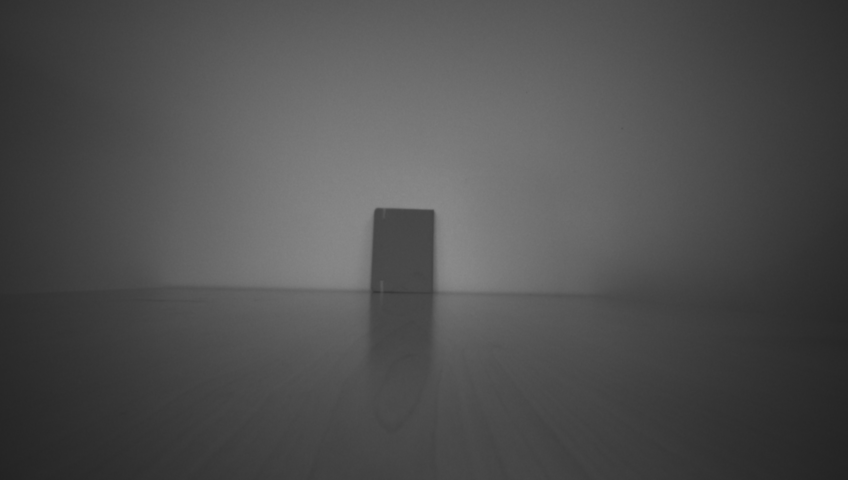
#> input picture S1/left_shot_0.png, 848 x 480 px, found by its file name
$ python Sample3.py
#> lines starting #> are read from the running program, lines starting #| are printed output that depends on the picture
import cv2
import matplotlib.pyplot as plt


# bm = cv2.StereoSGBM('MinDisparity',0,'numDisparities',16,'blockSize',3,'P1',0,'P2',0, 'disp12MaxDiff',0,'preFilterCap',0,'uniquenessRatio',0, 'speckleWindowSize',0,'speckleRange',0,'mode', )
left_1 = cv2.imread("./camera_shot/left_shot_0.png",0)
#> left_1 is the input picture: shape (480, 848); min 35, max 138, mean 79.2
right_1 = cv2.imread("./camera_shot/right_shot_0.png",0)
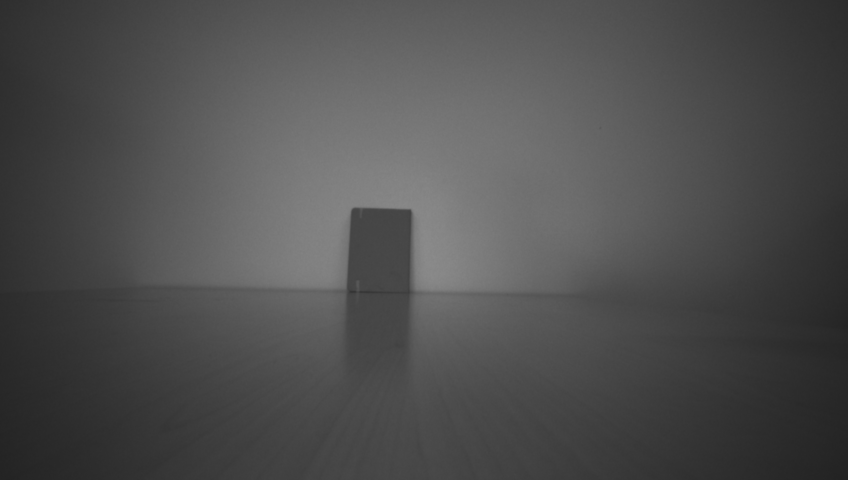
#> input picture S1/right_shot_0.png, 848 x 480 px, found by its file name
#> right_1 is the input picture: shape (480, 848); min 34, max 139, mean 78.4
# cv2.imshow("Input", right)
# cv2.imshow("Input", left)
# plt.imshow(left)

stereo_1 = cv2.StereoBM_create(numDisparities=16, blockSize=15)
stereo_2 = cv2.StereoSGBM_create(numDisparities=16, blockSize=15)
window_size = 15
stereo_3 = cv2.StereoSGBM_create(
        minDisparity=-1,
        numDisparities=5*16,  # max_disp has to be dividable by 16 f. E. HH 192, 256
        blockSize=window_size,
        P1=8 * 3 * window_size,
        # wsize default 3; 5; 7 for SGBM reduced size image; 15 for SGBM full size image (1300px and above); 5 Works nicely
        P2=32 * 3 * window_size,
        disp12MaxDiff=12,
        uniquenessRatio=10,
        speckleWindowSize=50,
        speckleRange=32,
        preFilterCap=63,
        mode=cv2.STEREO_SGBM_MODE_SGBM_3WAY
    )


disparity1 = stereo_1.compute(left_1, right_1)
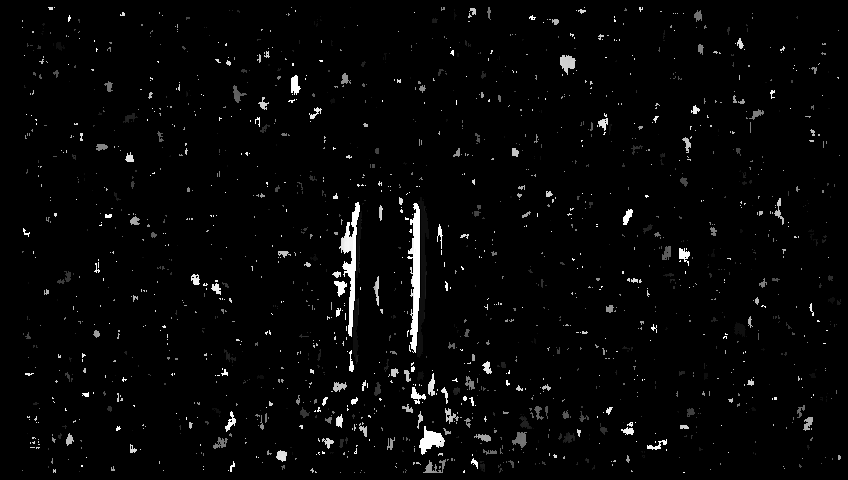
#> disparity1: shape (480, 848) int16; min -16, max 240, mean -9.5; drawn with min black and max white
disparity2 = stereo_2.compute(left_1, right_1)
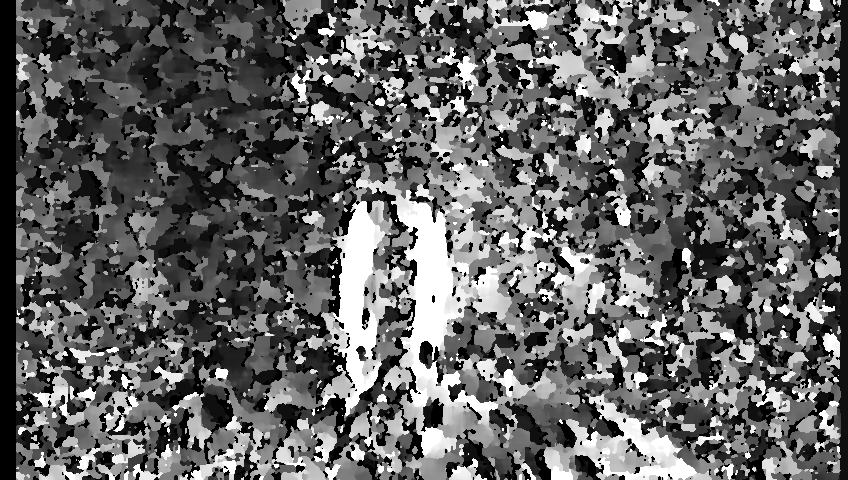
#> disparity2: shape (480, 848) int16; min -16, max 240, mean 83.9; drawn with min black and max white
disparity3 = stereo_3.compute(left_1, right_1)
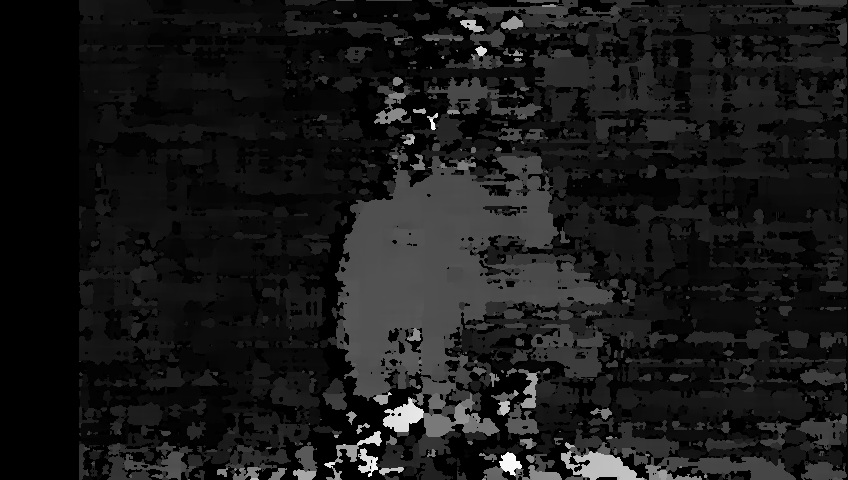
#> disparity3: shape (480, 848) int16; min -32, max 1248, mean 95.5; drawn with min black and max white

# cv2.imshow('disparity image', disparity)


plt.imshow(disparity1)
cv2.imwrite('disparity7.jpg', disparity1)
cv2.imwrite('disparity8.jpg', disparity2)
cv2.imwrite('disparity9.jpg', disparity3)
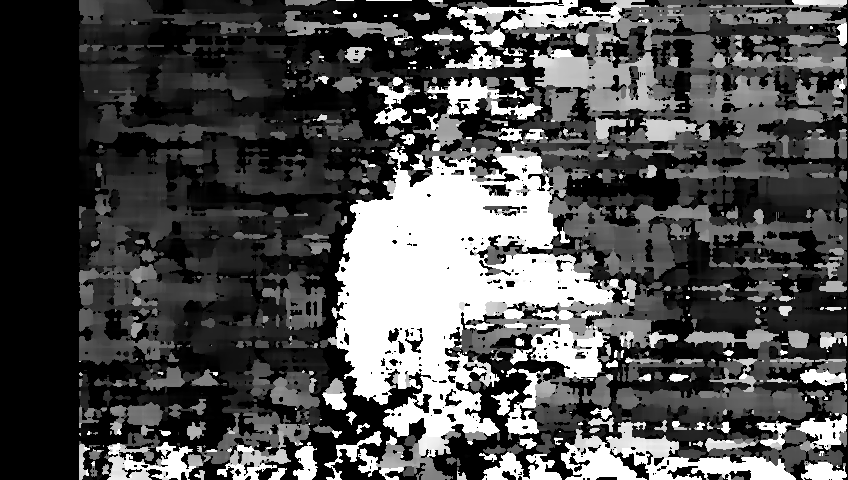
#> saved as disparity9.jpg: shape (480, 848); min 0, max 255, mean 79.7
cv2.waitKey(0)

Image1 = cv2.imread('disparity1.jpg')
Image2 = cv2.imread('disparity2.jpg')
Image3 = cv2.imread('disparity3.jpg')
Image4 = cv2.imread('disparity4.jpg')
Image5 = cv2.imread('disparity5.jpg')
Image6 = cv2.imread('disparity6.jpg')
Image7 = cv2.imread('disparity7.jpg')
#> Image7: shape (480, 848, 3); min 0, max 247, mean 6
Image8 = cv2.imread('disparity8.jpg')
#> Image8: shape (480, 848, 3); min 0, max 247, mean 86.6
Image9 = cv2.imread('disparity9.jpg')
#> Image9: shape (480, 848, 3); min 0, max 255, mean 79.8

fig = plt.figure(figsize=(10, 7))
rows = 2
columns = 2
# Adds a subplot at the 1st position
fig.add_subplot(rows, columns, 1)

# showing image
#> (the run stopped early here; a loop or call above may not have finished)
